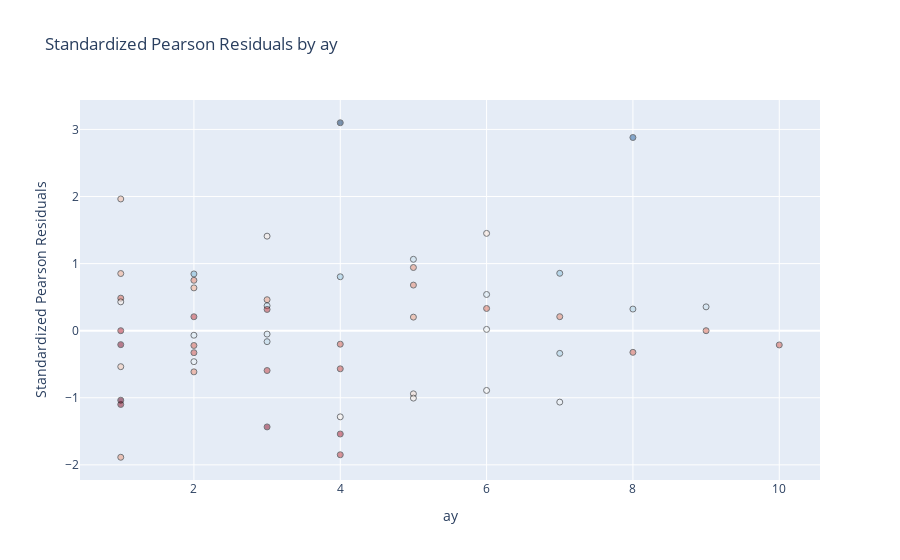

The notebook cell this image was saved under:
### Code cell
def plot_standardized_residuals_by_column(df, model, x_col, title=None) -> None:
    import numpy as np
    import plotly.graph_objects as go
    from sklearn.metrics import mean_squared_error
    
    if title is None:
        title = f'Standardized Pearson Residuals by {x_col}'
    
    # Calculate y_pred
    # df['y_pred'] = model.predict(df.drop('y', axis=1))
    
    # Calculate standardized Pearson residuals
    df['residuals'] = (df['y'] - df['y_pred']) / np.sqrt(mean_squared_error(df['y'], df['y_pred']))
    
    fig = go.Figure(go.Scatter(x=df[x_col],
                               y=df['residuals'],
                               mode='markers',
                               customdata=df[['ay', 'dev', 'cal']].values,
                               marker=dict(color=df['y'],
                                           colorscale='RdBu',
                                           line=dict(color='black', width=1),
                                           opacity=0.5),
                               hovertemplate=f'<b>{x_col}:</b> %{{x}}<br><b>Standardized Pearson Residuals:</b> %{{y}}<br><b>AY:</b> %{{customdata[0]}}<br><b>Dev:</b> %{{customdata[1]}}<br><b>Cal:</b> %{{customdata[2]}}<extra></extra>',
                               showlegend=False))
    
    fig.update_layout(title=title,
                      xaxis_title=x_col,
                      yaxis_title='Standardized Pearson Residuals',
                      coloraxis_showscale=False)
    
    fig.show()


# Example usage:
plot_standardized_residuals_by_column(testdf, model, 'ay')

### Figure 1 — Plotly figure (JSON) as saved in the notebook; plotly's stock layout.template omitted (floating-point values rounded to 4 significant figures; data arrays with more than 128 entries replaced by an {"elided": "..."} marker saying what was removed)
{"data": [{"customdata": {"elided": "55x3 int values"}, "hovertemplate": "<b>ay:</b> %{x}<br><b>Standardized Pearson Residuals:</b> %{y}<br><b>AY:</b> %{customdata[0]}<br><b>Dev:</b> %{customdata[1]}<br><b>Cal:</b> %{customdata[2]}<extra></extra>", "marker": {"color": [357848, 352118, 290507, 310608, 443160, 396132, 440832, 359480, 376686, 344014, 766940, 884021, 1001799, 1108250, 693190, 937085, 847631, 1061648, 986608, 610542, 933894, 926219, 776189, 991983, 847498, 1131398, 1443370, 482940, 1183289, 1016654, 1562400, 769488, 805037, 1063269, 527326, 445745, 750816, 272482, 504851, 705960, 574398, 320996, 146923, 352053, 470639, 146342, 527804, 495992, 206286, 139950, 266172, 280405, 227229, 425046, 67948], "colorscale": [[0, "rgb(103,0,31)"], [0.1, "rgb(178,24,43)"], [0.2, "rgb(214,96,77)"], [0.3, "rgb(244,165,130)"], [0.4, "rgb(253,219,199)"], [0.5, "rgb(247,247,247)"], [0.6, "rgb(209,229,240)"], [0.7, "rgb(146,197,222)"], [0.8, "rgb(67,147,195)"], [0.9, "rgb(33,102,172)"], [1, "rgb(5,48,97)"]], "line": {"color": "black", "width": 1}, "opacity": 0.5}, "mode": "markers", "showlegend": false, "type": "scatter", "x": [1, 2, 3, 4, 5, 6, 7, 8, 9, 10, 1, 2, 3, 4, 5, 6, 7, 8, 9, 1, 2, 3, 4, 5, 6, 7, 8, 1, 2, 3, 4, 5, 6, 7, 1, 2, 3, 4, 5, 6, 1, 2, 3, 4, 5, 1, 2, 3, 4, 1, 2, 3, 1, 2, 1], "y": [0.4851, -0.2204, -0.5939, -0.5684, 0.6799, 0.3312, 0.2088, -0.3225, -2.399e-05, -0.2126, 0.4297, -0.462, 0.3717, 0.8039, -0.941, 0.5397, -1.064, 0.3225, 0.3553, -0.5364, -0.06765, -0.05082, -1.284, 1.064, 0.01947, 0.8556, 2.88, -1.887, 0.8461, -0.1634, 3.1, -1.005, -0.8905, -0.338, 0.852, -0.6136, 1.409, -1.85, 0.202, 1.45, 1.963, -0.3281, -1.434, -0.2011, 0.9418, -1.099, 0.6381, 0.4616, -1.54, -0.2079, 0.2077, 0.3168, 8.305e-05, 0.7509, -1.036]}], "layout": {"coloraxis": {"showscale": false}, "title": {"text": "Standardized Pearson Residuals by ay"}, "xaxis": {"title": {"text": "ay"}}, "yaxis": {"title": {"text": "Standardized Pearson Residuals"}}}}
